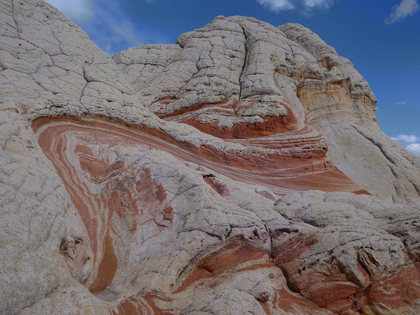
%> input picture EECE562_FundamentalsOfSteganography/HW1/stego_white_pocket_test.bmp, 420 x 315 px, shrunk from 922 x 691 before the run
$ octave hw1.m   (GNU Octave 9; MATLAB toolbox functions it lacks are replaced by stand-ins)
%> lines starting %> are read from the running program, lines starting %| are printed output that depends on the picture

%Here are test code

rgb_img = 'stego_white_pocket_test.bmp';
gray_img = 'lena_gray.bmp';
Bit_index = 8;
Bit_plane_analysis(rgb_img, Bit_index);
%Bit_plane_analysis(gray_img, Bit_index);


%============================= Display bit planes for image
%=======================
% @test_image: The test bitmap image file path
% @bit_index:  The bit index that range from 1 ~ 8 \. L=8 for LSB while L=1
% for MSB
function Bit_plane_analysis(test_image, bit_index)
%> called with test_image = 'stego_white_pocket_test.bmp', bit_index = 8
    %read image
    matrix_img=imread(test_image);
%> matrix_img is the input picture: size 315x420x3 uint8; mean R, G, B 116.6, 109.7, 114.5

    % get channel number
    color_channel = size(matrix_img, 3);
%> color_channel = 3

    % if RGB image, extract plane for each color from matrix_img
    if(color_channel==3)
        plane_Red = matrix_img;
        plane_Green = matrix_img;
        plane_Blue = matrix_img;

        %Get RGB values from matrix_img
        R = matrix_img(:,:,1);
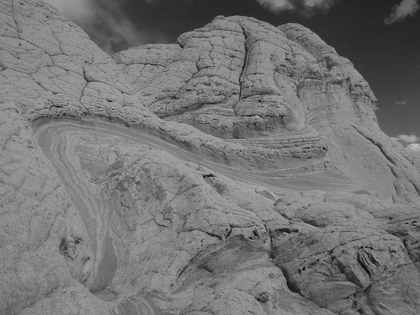
%> R: size 315x420 uint8; min 5, max 193, mean 116.6
        G = matrix_img(:,:,2);
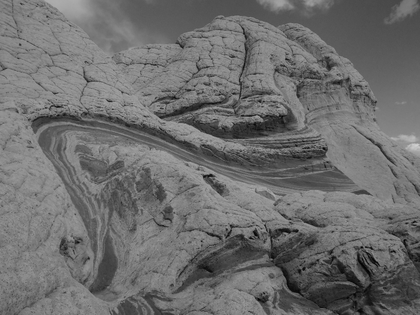
%> G: size 315x420 uint8; min 0, max 209, mean 109.7
        B = matrix_img(:,:,3);
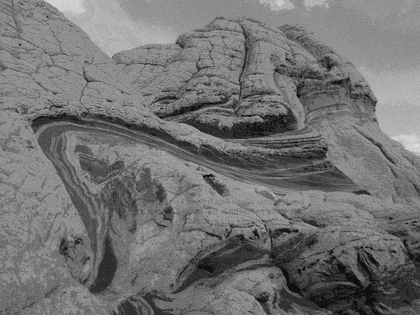
%> B: size 315x420 uint8; min 0, max 232, mean 114.5

        % get dimention of image Row * Column
        [row, column] = size(R);
%> row = 315; column = 420

        % preallocate zero histogram
        hist_Red = zeros(1,256);
        hist_Green = zeros(1,256);
        hist_Blue = zeros(1,256);

    % if Gray image, direct use matrix_img
    else
        plane_Gray = matrix_img;
        % get dimention of image
        [row, column] = size(matrix_img);

        % preallocate zero histogram
        hist_Gray = zeros(1,256);
    end

  % For each pixel to analyze bit data
      for i=1:row
          for j=1:column
            if(color_channel==3)
                 %calculate Red plane
                 Bit_value= uint8(mod(R(i,j)/(2^(bit_index-1)),2^bit_index));
                 if(Bit_value==1)
                     plane_Red(i,j,:)=[255, 0, 0];
                 else
                     plane_Red(i,j,:)=[255, 255, 255];
                 end
                 %calculate Red histogram
                 hist_Red(R(i,j)+1)=hist_Red(R(i,j)+1)+1;

                 %calculate Green plane
                 Bit_value= uint8(mod(G(i,j)/(2^(bit_index-1)),2^bit_index));
                 if(Bit_value==1)
                     plane_Green(i,j,:)=[0, 255, 0];
                 else
                     plane_Green(i,j,:)=[255, 255, 255];
                 end
                 %calculate Green histogram
                 hist_Green(G(i,j)+1)=hist_Green(G(i,j)+1)+1;

                 %calculate Blue plane
                 Bit_value= uint8(mod(B(i,j)/(2^(bit_index-1)),2^bit_index));
                 if(Bit_value==1)
                     plane_Blue(i,j,:)=[0, 0, 255];
                 else
                     plane_Blue(i,j,:)=[255, 255, 255];
                 end
                 %calculate Blue histogram
                 hist_Blue(B(i,j)+1)=hist_Blue(B(i,j)+1)+1;
            else
                 %calculate Gray plane
                 Bit_value= uint8(mod(matrix_img(i,j)/(2^(bit_index-1)),2^bit_index));
                 if(Bit_value==1)
                     plane_Gray(i,j)=0;
                 else
                     plane_Gray(i,j)=255;
                 end
                 %calculate Gray histogram
                 hist_Gray(matrix_img(i,j)+1)=hist_Gray(matrix_img(i,j)+1)+1;
            end
          end
      end
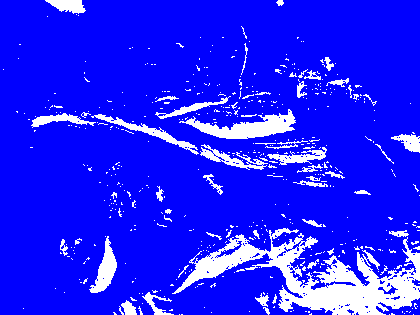
%> plane_Blue: size 315x420x3 uint8; mean R, G, B 32, 32, 255
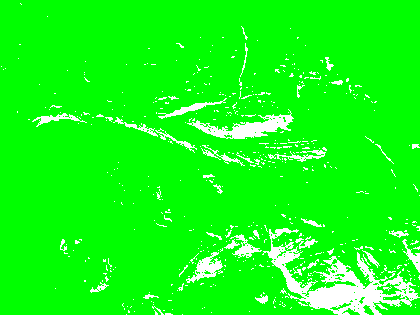
%> plane_Green: size 315x420x3 uint8; mean R, G, B 19.6, 255, 19.6
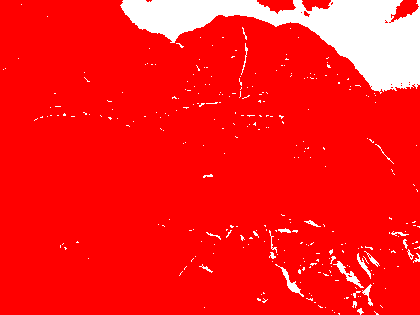
%> plane_Red: size 315x420x3 uint8; mean R, G, B 255, 25.8, 25.8
%> after the loop, Bit_value = 1; hist_Blue = 256 values, max 2781 at index 145, min 0 at index 4, mean 516.8; hist_Green = 256 values, max 2486 at index 133, min 0 at index 187, mean 516.8; hist_Red = 256 values, max 2984 at index 136, min 0 at index 1, mean 516.8

    %-------- Plot bit planes
    if(color_channel==3)
        figure, imshow(plane_Red);
        figure, imshow(plane_Green);
        figure, imshow(plane_Blue);
    else
        figure, imshow(plane_Gray);
    end

    %Plot histogram
    figure, hold on;
    if(color_channel==3)
% [9 lines of commented-out code are left out]
        curve_x = 0:(length(hist_Red)-1);
%> curve_x = 256 values from 0 to 255
%> `Bit_plane_analysis(rgb_img, Bit_index);`:
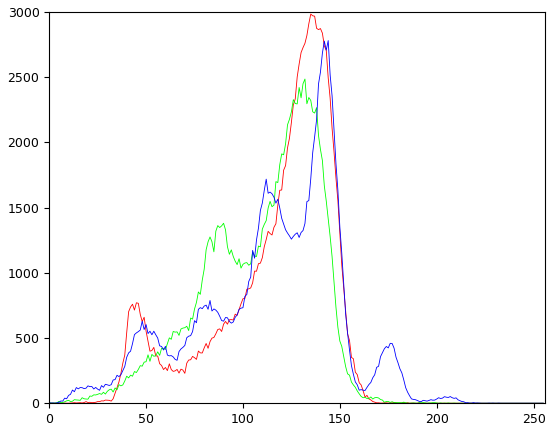
%> figure redrawn from the program's plot data; curve peaks at x = 135, y = 2984; curve peaks at x = 132, y = 2486; curve peaks at x = 144, y = 2781
        plot(curve_x, hist_Red, 'r');
        plot(curve_x, hist_Green, 'g');
        plot(curve_x, hist_Blue, 'b');
        xlim([0 256]);
    else
%         % plot as bars
%         h_bar=bar(hist_Gray);

        % plot as curve
        curve_x = 0:(length(hist_Gray)-1);
        plot(curve_x, hist_Gray, 'k');
        xlim([0 256]);
    end
end
